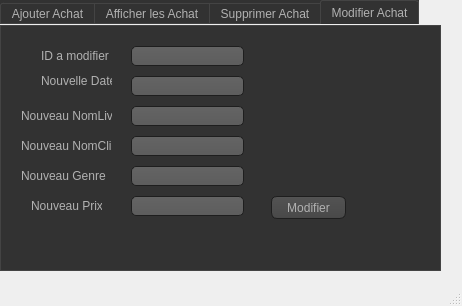
<?xml version="1.0" encoding="UTF-8"?>
<ui version="4.0">
 <class>MainWindow</class>
 <widget class="QMainWindow" name="MainWindow">
  <property name="geometry">
   <rect>
    <x>0</x>
    <y>0</y>
    <width>462</width>
    <height>306</height>
   </rect>
  </property>
  <property name="windowTitle">
   <string>MainWindow</string>
  </property>
  <widget class="QWidget" name="centralwidget">
   <widget class="QTabWidget" name="tabWidget">
    <property name="geometry">
     <rect>
      <x>0</x>
      <y>0</y>
      <width>441</width>
      <height>271</height>
     </rect>
    </property>
    <property name="styleSheet">
     <string notr="true">QToolTip
{
     border: 1px solid black;
     background-color: #ffa02f;
     padding: 1px;
     border-radius: 3px;
     opacity: 100;
}

QWidget
{
    color: #b1b1b1;
    background-color: #323232;
}

QWidget:item:hover
{
    background-color: QLinearGradient( x1: 0, y1: 0, x2: 0, y2: 1, stop: 0 #ffa02f, stop: 1 #ca0619);
    color: #000000;
}

QWidget:item:selected
{
    background-color: QLinearGradient( x1: 0, y1: 0, x2: 0, y2: 1, stop: 0 #ffa02f, stop: 1 #d7801a);
}

QMenuBar::item
{
    background: transparent;
}

QMenuBar::item:selected
{
    background: transparent;
    border: 1px solid #ffaa00;
}

QMenuBar::item:pressed
{
    background: #444;
    border: 1px solid #000;
    background-color: QLinearGradient(
        x1:0, y1:0,
        x2:0, y2:1,
        stop:1 #212121,
        stop:0.4 #343434/*,
        stop:0.2 #343434,
        stop:0.1 #ffaa00*/
    );
    margin-bottom:-1px;
    padding-bottom:1px;
}

QMenu
{
    border: 1px solid #000;
}

QMenu::item
{
    padding: 2px 20px 2px 20px;
}

QMenu::item:selected
{
    color: #000000;
}

QWidget:disabled
{
    color: #404040;
    background-color: #323232;
}

QAbstractItemView
{
    background-color: QLinearGradient( x1: 0, y1: 0, x2: 0, y2: 1, stop: 0 #4d4d4d, stop: 0.1 #646464, stop: 1 #5d5d5d);
}

QWidget:focus
{
    /*border: 2px solid QLinearGradient( x1: 0, y1: 0, x2: 0, y2: 1, stop: 0 #ffa02f, stop: 1 #d7801a);*/
}

QLineEdit
{
    background-color: QLinearGradient( x1: 0, y1: 0, x2: 0, y2: 1, stop: 0 #4d4d4d, stop: 0 #646464, stop: 1 #5d5d5d);
    padding: 1px;
    border-style: solid;
    border: 1px solid #1e1e1e;
    border-radius: 5;
}

QPushButton
{
    color: #b1b1b1;
    background-color: QLinearGradient( x1: 0, y1: 0, x2: 0, y2: 1, stop: 0 #565656, stop: 0.1 #525252, stop: 0.5 #4e4e4e, stop: 0.9 #4a4a4a, stop: 1 #464646);
    border-width: 1px;
    border-color: #1e1e1e;
    border-style: solid;
    border-radius: 6;
    padding: 3px;
    font-size: 12px;
    padding-left: 5px;
    padding-right: 5px;
}

QPushButton:pressed
{
    background-color: QLinearGradient( x1: 0, y1: 0, x2: 0, y2: 1, stop: 0 #2d2d2d, stop: 0.1 #2b2b2b, stop: 0.5 #292929, stop: 0.9 #282828, stop: 1 #252525);
}

QComboBox
{
    selection-background-color: #ffaa00;
    background-color: QLinearGradient( x1: 0, y1: 0, x2: 0, y2: 1, stop: 0 #565656, stop: 0.1 #525252, stop: 0.5 #4e4e4e, stop: 0.9 #4a4a4a, stop: 1 #464646);
    border-style: solid;
    border: 1px solid #1e1e1e;
    border-radius: 5;
}

QComboBox:hover,QPushButton:hover
{
    border: 2px solid QLinearGradient( x1: 0, y1: 0, x2: 0, y2: 1, stop: 0 #ffa02f, stop: 1 #d7801a);
}


QComboBox:on
{
    padding-top: 3px;
    padding-left: 4px;
    background-color: QLinearGradient( x1: 0, y1: 0, x2: 0, y2: 1, stop: 0 #2d2d2d, stop: 0.1 #2b2b2b, stop: 0.5 #292929, stop: 0.9 #282828, stop: 1 #252525);
    selection-background-color: #ffaa00;
}

QComboBox QAbstractItemView
{
    border: 2px solid darkgray;
    selection-background-color: QLinearGradient( x1: 0, y1: 0, x2: 0, y2: 1, stop: 0 #ffa02f, stop: 1 #d7801a);
}

QComboBox::drop-down
{
     subcontrol-origin: padding;
     subcontrol-position: top right;
     width: 15px;

     border-left-width: 0px;
     border-left-color: darkgray;
     border-left-style: solid; /* just a single line */
     border-top-right-radius: 3px; /* same radius as the QComboBox */
     border-bottom-right-radius: 3px;
 }

QComboBox::down-arrow
{
     image: url(:/down_arrow.png);
}

QGroupBox:focus
{
border: 2px solid QLinearGradient( x1: 0, y1: 0, x2: 0, y2: 1, stop: 0 #ffa02f, stop: 1 #d7801a);
}

QTextEdit:focus
{
    border: 2px solid QLinearGradient( x1: 0, y1: 0, x2: 0, y2: 1, stop: 0 #ffa02f, stop: 1 #d7801a);
}

QScrollBar:horizontal {
     border: 1px solid #222222;
     background: QLinearGradient( x1: 0, y1: 0, x2: 0, y2: 1, stop: 0.0 #121212, stop: 0.2 #282828, stop: 1 #484848);
     height: 7px;
     margin: 0px 16px 0 16px;
}

QScrollBar::handle:horizontal
{
      background: QLinearGradient( x1: 0, y1: 0, x2: 1, y2: 0, stop: 0 #ffa02f, stop: 0.5 #d7801a, stop: 1 #ffa02f);
      min-height: 20px;
      border-radius: 2px;
}

QScrollBar::add-line:horizontal {
      border: 1px solid #1b1b19;
      border-radius: 2px;
      background: QLinearGradient( x1: 0, y1: 0, x2: 1, y2: 0, stop: 0 #ffa02f, stop: 1 #d7801a);
      width: 14px;
      subcontrol-position: right;
      subcontrol-origin: margin;
}

QScrollBar::sub-line:horizontal {
      border: 1px solid #1b1b19;
      border-radius: 2px;
      background: QLinearGradient( x1: 0, y1: 0, x2: 1, y2: 0, stop: 0 #ffa02f, stop: 1 #d7801a);
      width: 14px;
     subcontrol-position: left;
     subcontrol-origin: margin;
}

QScrollBar::right-arrow:horizontal, QScrollBar::left-arrow:horizontal
{
      border: 1px solid black;
      width: 1px;
      height: 1px;
      background: white;
}

QScrollBar::add-page:horizontal, QScrollBar::sub-page:horizontal
{
      background: none;
}

QScrollBar:vertical
{
      background: QLinearGradient( x1: 0, y1: 0, x2: 1, y2: 0, stop: 0.0 #121212, stop: 0.2 #282828, stop: 1 #484848);
      width: 7px;
      margin: 16px 0 16px 0;
      border: 1px solid #222222;
}

QScrollBar::handle:vertical
{
      background: QLinearGradient( x1: 0, y1: 0, x2: 0, y2: 1, stop: 0 #ffa02f, stop: 0.5 #d7801a, stop: 1 #ffa02f);
      min-height: 20px;
      border-radius: 2px;
}

QScrollBar::add-line:vertical
{
      border: 1px solid #1b1b19;
      border-radius: 2px;
      background: QLinearGradient( x1: 0, y1: 0, x2: 0, y2: 1, stop: 0 #ffa02f, stop: 1 #d7801a);
      height: 14px;
      subcontrol-position: bottom;
      subcontrol-origin: margin;
}

QScrollBar::sub-line:vertical
{
      border: 1px solid #1b1b19;
      border-radius: 2px;
      background: QLinearGradient( x1: 0, y1: 0, x2: 0, y2: 1, stop: 0 #d7801a, stop: 1 #ffa02f);
      height: 14px;
      subcontrol-position: top;
      subcontrol-origin: margin;
}

QScrollBar::up-arrow:vertical, QScrollBar::down-arrow:vertical
{
      border: 1px solid black;
      width: 1px;
      height: 1px;
      background: white;
}


QScrollBar::add-page:vertical, QScrollBar::sub-page:vertical
{
      background: none;
}

QTextEdit
{
    background-color: #242424;
}

QPlainTextEdit
{
    background-color: #242424;
}

QHeaderView::section
{
    background-color: QLinearGradient(x1:0, y1:0, x2:0, y2:1, stop:0 #616161, stop: 0.5 #505050, stop: 0.6 #434343, stop:1 #656565);
    color: white;
    padding-left: 4px;
    border: 1px solid #6c6c6c;
}

QCheckBox:disabled
{
color: #414141;
}

QDockWidget::title
{
    text-align: center;
    spacing: 3px; /* spacing between items in the tool bar */
    background-color: QLinearGradient(x1:0, y1:0, x2:0, y2:1, stop:0 #323232, stop: 0.5 #242424, stop:1 #323232);
}

QDockWidget::close-button, QDockWidget::float-button
{
    text-align: center;
    spacing: 1px; /* spacing between items in the tool bar */
    background-color: QLinearGradient(x1:0, y1:0, x2:0, y2:1, stop:0 #323232, stop: 0.5 #242424, stop:1 #323232);
}

QDockWidget::close-button:hover, QDockWidget::float-button:hover
{
    background: #242424;
}

QDockWidget::close-button:pressed, QDockWidget::float-button:pressed
{
    padding: 1px -1px -1px 1px;
}

QMainWindow::separator
{
    background-color: QLinearGradient(x1:0, y1:0, x2:0, y2:1, stop:0 #161616, stop: 0.5 #151515, stop: 0.6 #212121, stop:1 #343434);
    color: white;
    padding-left: 4px;
    border: 1px solid #4c4c4c;
    spacing: 3px; /* spacing between items in the tool bar */
}

QMainWindow::separator:hover
{

    background-color: QLinearGradient(x1:0, y1:0, x2:0, y2:1, stop:0 #d7801a, stop:0.5 #b56c17 stop:1 #ffa02f);
    color: white;
    padding-left: 4px;
    border: 1px solid #6c6c6c;
    spacing: 3px; /* spacing between items in the tool bar */
}

QToolBar::handle
{
     spacing: 3px; /* spacing between items in the tool bar */
     background: url(:/images/handle.png);
}

QMenu::separator
{
    height: 2px;
    background-color: QLinearGradient(x1:0, y1:0, x2:0, y2:1, stop:0 #161616, stop: 0.5 #151515, stop: 0.6 #212121, stop:1 #343434);
    color: white;
    padding-left: 4px;
    margin-left: 10px;
    margin-right: 5px;
}

QProgressBar
{
    border: 2px solid grey;
    border-radius: 5px;
    text-align: center;
}

QProgressBar::chunk
{
    background-color: #d7801a;
    width: 2.15px;
    margin: 0.5px;
}

QTabBar::tab {
    color: #b1b1b1;
    border: 1px solid #444;
    border-bottom-style: none;
    background-color: #323232;
    padding-left: 10px;
    padding-right: 10px;
    padding-top: 3px;
    padding-bottom: 2px;
    margin-right: -1px;
}

QTabWidget::pane {
    border: 1px solid #444;
    top: 1px;
}

QTabBar::tab:last
{
    margin-right: 0; /* the last selected tab has nothing to overlap with on the right */
    border-top-right-radius: 3px;
}

QTabBar::tab:first:!selected
{
 margin-left: 0px; /* the last selected tab has nothing to overlap with on the right */


    border-top-left-radius: 3px;
}

QTabBar::tab:!selected
{
    color: #b1b1b1;
    border-bottom-style: solid;
    margin-top: 3px;
    background-color: QLinearGradient(x1:0, y1:0, x2:0, y2:1, stop:1 #212121, stop:.4 #343434);
}

QTabBar::tab:selected
{
    border-top-left-radius: 3px;
    border-top-right-radius: 3px;
    margin-bottom: 0px;
}

QTabBar::tab:!selected:hover
{
    /*border-top: 2px solid #ffaa00;
    padding-bottom: 3px;*/
    border-top-left-radius: 3px;
    border-top-right-radius: 3px;
    background-color: QLinearGradient(x1:0, y1:0, x2:0, y2:1, stop:1 #212121, stop:0.4 #343434, stop:0.2 #343434, stop:0.1 #ffaa00);
}

QRadioButton::indicator:checked, QRadioButton::indicator:unchecked{
    color: #b1b1b1;
    background-color: #323232;
    border: 1px solid #b1b1b1;
    border-radius: 6px;
}

QRadioButton::indicator:checked
{
    background-color: qradialgradient(
        cx: 0.5, cy: 0.5,
        fx: 0.5, fy: 0.5,
        radius: 1.0,
        stop: 0.25 #ffaa00,
        stop: 0.3 #323232
    );
}

QCheckBox::indicator{
    color: #b1b1b1;
    background-color: #323232;
    border: 1px solid #b1b1b1;
    width: 9px;
    height: 9px;
}

QRadioButton::indicator
{
    border-radius: 6px;
}

QRadioButton::indicator:hover, QCheckBox::indicator:hover
{
    border: 1px solid #ffaa00;
}

QCheckBox::indicator:checked
{
    image:url(:/images/checkbox.png);
}

QCheckBox::indicator:disabled, QRadioButton::indicator:disabled
{
    border: 1px solid #444;
}</string>
    </property>
    <property name="currentIndex">
     <number>3</number>
    </property>
    <widget class="QWidget" name="tab">
     <attribute name="title">
      <string>Ajouter Achat</string>
     </attribute>
     <widget class="QLabel" name="label">
      <property name="geometry">
       <rect>
        <x>30</x>
        <y>160</y>
        <width>61</width>
        <height>16</height>
       </rect>
      </property>
      <property name="text">
       <string>Identifiant</string>
      </property>
     </widget>
     <widget class="QLabel" name="label_2">
      <property name="geometry">
       <rect>
        <x>30</x>
        <y>100</y>
        <width>47</width>
        <height>13</height>
       </rect>
      </property>
      <property name="text">
       <string>Nom Livre</string>
      </property>
     </widget>
     <widget class="QLabel" name="label_3">
      <property name="geometry">
       <rect>
        <x>30</x>
        <y>130</y>
        <width>51</width>
        <height>16</height>
       </rect>
      </property>
      <property name="text">
       <string>Nom Client</string>
      </property>
     </widget>
     <widget class="QLineEdit" name="lineEdit_id">
      <property name="geometry">
       <rect>
        <x>140</x>
        <y>160</y>
        <width>113</width>
        <height>20</height>
       </rect>
      </property>
     </widget>
     <widget class="QLineEdit" name="lineEdit_NomL">
      <property name="geometry">
       <rect>
        <x>140</x>
        <y>100</y>
        <width>113</width>
        <height>20</height>
       </rect>
      </property>
     </widget>
     <widget class="QLineEdit" name="lineEdit_NomC">
      <property name="geometry">
       <rect>
        <x>140</x>
        <y>130</y>
        <width>113</width>
        <height>20</height>
       </rect>
      </property>
     </widget>
     <widget class="QPushButton" name="pb_ajouter">
      <property name="geometry">
       <rect>
        <x>280</x>
        <y>170</y>
        <width>75</width>
        <height>23</height>
       </rect>
      </property>
      <property name="text">
       <string>Ajouter</string>
      </property>
     </widget>
     <widget class="QLineEdit" name="lineEdit_Prix">
      <property name="geometry">
       <rect>
        <x>140</x>
        <y>190</y>
        <width>113</width>
        <height>20</height>
       </rect>
      </property>
     </widget>
     <widget class="QLabel" name="label_5">
      <property name="geometry">
       <rect>
        <x>30</x>
        <y>190</y>
        <width>47</width>
        <height>13</height>
       </rect>
      </property>
      <property name="text">
       <string>Prix</string>
      </property>
     </widget>
     <widget class="QLineEdit" name="lineEdit_Genre">
      <property name="geometry">
       <rect>
        <x>140</x>
        <y>70</y>
        <width>113</width>
        <height>20</height>
       </rect>
      </property>
     </widget>
     <widget class="QLineEdit" name="lineEdit_Date">
      <property name="geometry">
       <rect>
        <x>140</x>
        <y>40</y>
        <width>113</width>
        <height>20</height>
       </rect>
      </property>
     </widget>
     <widget class="QLabel" name="label_6">
      <property name="geometry">
       <rect>
        <x>30</x>
        <y>70</y>
        <width>47</width>
        <height>13</height>
       </rect>
      </property>
      <property name="text">
       <string>Genre</string>
      </property>
     </widget>
     <widget class="QLabel" name="label_7">
      <property name="geometry">
       <rect>
        <x>30</x>
        <y>40</y>
        <width>47</width>
        <height>13</height>
       </rect>
      </property>
      <property name="text">
       <string>Date</string>
      </property>
     </widget>
    </widget>
    <widget class="QWidget" name="tab_2">
     <attribute name="title">
      <string>Afficher les Achat</string>
     </attribute>
     <widget class="QTableView" name="tabachat">
      <property name="geometry">
       <rect>
        <x>10</x>
        <y>10</y>
        <width>341</width>
        <height>171</height>
       </rect>
      </property>
     </widget>
    </widget>
    <widget class="QWidget" name="tab_3">
     <attribute name="title">
      <string>Supprimer Achat</string>
     </attribute>
     <widget class="QLineEdit" name="lineEdit_id_2">
      <property name="geometry">
       <rect>
        <x>140</x>
        <y>30</y>
        <width>113</width>
        <height>20</height>
       </rect>
      </property>
     </widget>
     <widget class="QLabel" name="label_4">
      <property name="geometry">
       <rect>
        <x>20</x>
        <y>30</y>
        <width>61</width>
        <height>16</height>
       </rect>
      </property>
      <property name="text">
       <string>Identifiant</string>
      </property>
     </widget>
     <widget class="QPushButton" name="pb_supprimer">
      <property name="geometry">
       <rect>
        <x>240</x>
        <y>140</y>
        <width>75</width>
        <height>23</height>
       </rect>
      </property>
      <property name="text">
       <string>Supprimer</string>
      </property>
     </widget>
    </widget>
    <widget class="QWidget" name="tab_4">
     <attribute name="title">
      <string>Modifier Achat</string>
     </attribute>
     <widget class="QLineEdit" name="lineEdit_idrech">
      <property name="geometry">
       <rect>
        <x>130</x>
        <y>20</y>
        <width>113</width>
        <height>20</height>
       </rect>
      </property>
     </widget>
     <widget class="QLabel" name="label_8">
      <property name="geometry">
       <rect>
        <x>40</x>
        <y>20</y>
        <width>71</width>
        <height>20</height>
       </rect>
      </property>
      <property name="text">
       <string>ID a modifier</string>
      </property>
     </widget>
     <widget class="QPushButton" name="pb_Modifier">
      <property name="geometry">
       <rect>
        <x>270</x>
        <y>170</y>
        <width>75</width>
        <height>23</height>
       </rect>
      </property>
      <property name="text">
       <string>Modifier</string>
      </property>
     </widget>
     <widget class="QLabel" name="label_9">
      <property name="geometry">
       <rect>
        <x>40</x>
        <y>40</y>
        <width>71</width>
        <height>30</height>
       </rect>
      </property>
      <property name="text">
       <string>Nouvelle Date</string>
      </property>
     </widget>
     <widget class="QLineEdit" name="lineEdit_NomLN">
      <property name="geometry">
       <rect>
        <x>130</x>
        <y>80</y>
        <width>113</width>
        <height>20</height>
       </rect>
      </property>
     </widget>
     <widget class="QLabel" name="label_11">
      <property name="geometry">
       <rect>
        <x>20</x>
        <y>110</y>
        <width>91</width>
        <height>20</height>
       </rect>
      </property>
      <property name="text">
       <string>Nouveau NomClient</string>
      </property>
     </widget>
     <widget class="QLineEdit" name="lineEdit_NomCN">
      <property name="geometry">
       <rect>
        <x>130</x>
        <y>110</y>
        <width>113</width>
        <height>20</height>
       </rect>
      </property>
     </widget>
     <widget class="QLabel" name="label_12">
      <property name="geometry">
       <rect>
        <x>20</x>
        <y>140</y>
        <width>91</width>
        <height>20</height>
       </rect>
      </property>
      <property name="text">
       <string>Nouveau Genre</string>
      </property>
     </widget>
     <widget class="QLineEdit" name="lineEdit_DateN">
      <property name="geometry">
       <rect>
        <x>130</x>
        <y>50</y>
        <width>113</width>
        <height>20</height>
       </rect>
      </property>
     </widget>
     <widget class="QLabel" name="label_10">
      <property name="geometry">
       <rect>
        <x>20</x>
        <y>80</y>
        <width>91</width>
        <height>20</height>
       </rect>
      </property>
      <property name="text">
       <string>Nouveau NomLivre</string>
      </property>
     </widget>
     <widget class="QLineEdit" name="lineEdit_GenreN">
      <property name="geometry">
       <rect>
        <x>130</x>
        <y>140</y>
        <width>113</width>
        <height>20</height>
       </rect>
      </property>
     </widget>
     <widget class="QLineEdit" name="lineEdit_PrixN">
      <property name="geometry">
       <rect>
        <x>130</x>
        <y>170</y>
        <width>113</width>
        <height>20</height>
       </rect>
      </property>
     </widget>
     <widget class="QLabel" name="label_13">
      <property name="geometry">
       <rect>
        <x>30</x>
        <y>170</y>
        <width>71</width>
        <height>20</height>
       </rect>
      </property>
      <property name="text">
       <string>Nouveau Prix</string>
      </property>
     </widget>
    </widget>
   </widget>
  </widget>
  <widget class="QMenuBar" name="menubar">
   <property name="geometry">
    <rect>
     <x>0</x>
     <y>0</y>
     <width>462</width>
     <height>21</height>
    </rect>
   </property>
  </widget>
  <widget class="QStatusBar" name="statusbar"/>
 </widget>
 <resources/>
 <connections/>
</ui>
